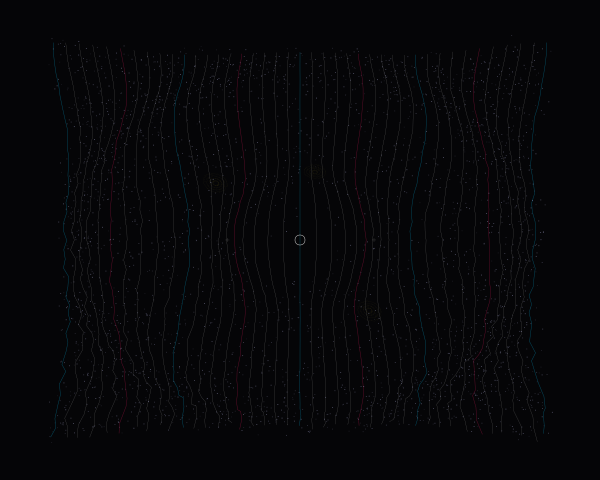

This figure's Python source:
import cairo
import math
import random

# Setup
width, height = 600, 480
surface = cairo.ImageSurface(cairo.FORMAT_ARGB32, width, height)
ctx = cairo.Context(surface)

# Background: Deep charcoal for high contrast
ctx.set_source_rgb(0.02, 0.02, 0.03)
ctx.paint()

def polar_transform(x, y, entropy=0.0):
    """
    Transforms normalized (0-1) grid coordinates into a distorted polar space.
    Adds 'entropy' which jitters the coordinates based on distance from center.
    """
    cx, cy = 0.5, 0.5
    dx, dy = x - cx, y - cy
    
    # Calculate radius and angle
    r = math.sqrt(dx*dx + dy*dy)
    theta = math.atan2(dy, dx)
    
    # Apply a rhythmic 'pulse' distortion
    r_mod = r + (math.sin(r * 20) * 0.02)
    # Apply entropy: more noise at the edges
    noise_factor = r * entropy
    r_mod += random.uniform(-noise_factor, noise_factor)
    theta += random.uniform(-noise_factor, noise_factor) * 0.5
    
    # Map back to screen coordinates
    # Center the radial system on the canvas
    screen_x = (width / 2) + (r_mod * math.cos(theta) * width * 0.8)
    screen_y = (height / 2) + (r_mod * math.sin(theta) * height * 0.8)
    
    return screen_x, screen_y

def draw_deconstructed_grid(cols, rows, entropy_level):
    """
    Draws a Swiss-inspired grid that transforms into atmospheric noise.
    """
    for i in range(cols + 1):
        u = i / cols
        
        # Draw the main "meridians" with variable line weight
        ctx.set_line_width(0.4 if i % 5 == 0 else 0.15)
        
        # Trace path segment by segment to allow for polar curvature
        first_point = True
        steps = 40
        for s in range(steps + 1):
            v = s / steps
            
            # Chromatic aberration logic: slight offset for R and B
            px, py = polar_transform(u, v, entropy_level * v)
            
            if first_point:
                ctx.move_to(px, py)
                first_point = False
            else:
                ctx.line_to(px, py)
        
        # Color leakage: faint cyan/magenta fringes
        if i % 10 == 0:
            ctx.set_source_rgba(0.0, 0.8, 1.0, 0.4) # Cyan
        elif i % 10 == 5:
            ctx.set_source_rgba(1.0, 0.1, 0.4, 0.4) # Magenta
        else:
            ctx.set_source_rgba(0.9, 0.9, 0.9, 0.6) # Off-white
            
        ctx.stroke()

def add_stippled_noise(density):
    """
    Adds granular texture to simulate low-res data noise and atmospheric diffusion.
    """
    for _ in range(density):
        # Focus noise in a ring around the center
        u, v = random.random(), random.random()
        r = math.sqrt((u-0.5)**2 + (v-0.5)**2)
        
        if random.random() < r: # Density increases with radius
            px, py = polar_transform(u, v, 0.05)
            
            # Tiny pixel-like squares
            ctx.rectangle(px, py, 0.8, 0.8)
            ctx.set_source_rgba(0.8, 0.8, 1.0, random.uniform(0.1, 0.5))
            ctx.fill()

def recursive_subdivision(x, y, w, h, depth):
    """
    Partitions the grid space recursively to create varied resolution.
    """
    if depth > 0 and random.random() > 0.4:
        # Split
        if random.random() > 0.5:
            recursive_subdivision(x, y, w/2, h, depth-1)
            recursive_subdivision(x+w/2, y, w/2, h, depth-1)
        else:
            recursive_subdivision(x, y, w, h/2, depth-1)
            recursive_subdivision(x, y+h/2, w, h/2, depth-1)
    else:
        # Draw a cell-specific detail
        px, py = polar_transform(x + w/2, y + h/2, 0.02)
        
        # Draw a tiny technical crosshair at the cell center
        size = 2.0
        ctx.set_line_width(0.3)
        ctx.set_source_rgba(1, 1, 1, 0.3)
        ctx.move_to(px - size, py)
        ctx.line_to(px + size, py)
        ctx.move_to(px, py - size)
        ctx.line_to(px, py + size)
        ctx.stroke()

# --- Execution ---

# 1. Background Grid (The systematic foundation)
draw_deconstructed_grid(40, 40, 0.02)

# 2. High-entropy breakdown (The "Noise")
add_stippled_noise(8000)

# 3. Structural elements (Swiss precision markers)
recursive_subdivision(0.2, 0.2, 0.6, 0.6, 4)

# 4. Focal Pulses (Concentrated energy sources)
for _ in range(3):
    pulse_x, pulse_y = random.uniform(0.3, 0.7), random.uniform(0.3, 0.7)
    for r_ring in range(3, 15, 3):
        ctx.set_line_width(0.1)
        ctx.set_source_rgba(1, 0.9, 0.2, 0.15) # Warm spectral glow
        
        steps = 100
        first = True
        for s in range(steps + 1):
            angle = (s / steps) * math.pi * 2
            # Map a small circle through the polar distortion
            offset_x = pulse_x + math.cos(angle) * (r_ring / 500)
            offset_y = pulse_y + math.sin(angle) * (r_ring / 500)
            px, py = polar_transform(offset_x, offset_y, 0.01)
            
            if first:
                ctx.move_to(px, py)
                first = False
            else:
                ctx.line_to(px, py)
        ctx.stroke()

# Final Polish: Centralized tension circle
ctx.set_line_width(0.5)
ctx.set_source_rgba(1, 1, 1, 0.8)
px, py = polar_transform(0.5, 0.5, 0)
ctx.arc(px, py, 5, 0, 2*math.pi)
ctx.stroke()
